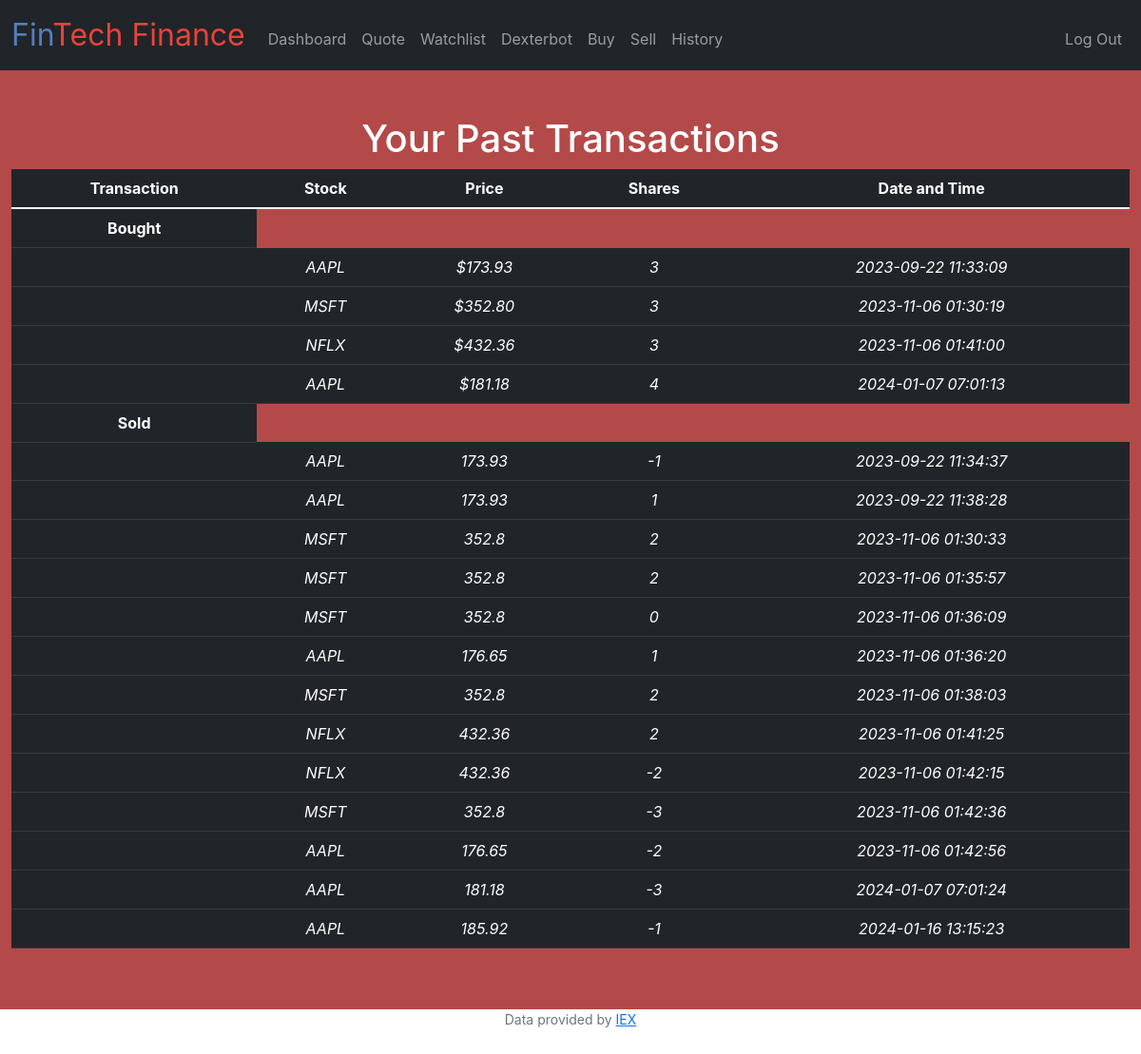
Page /history (signed in) on the earlier database version.
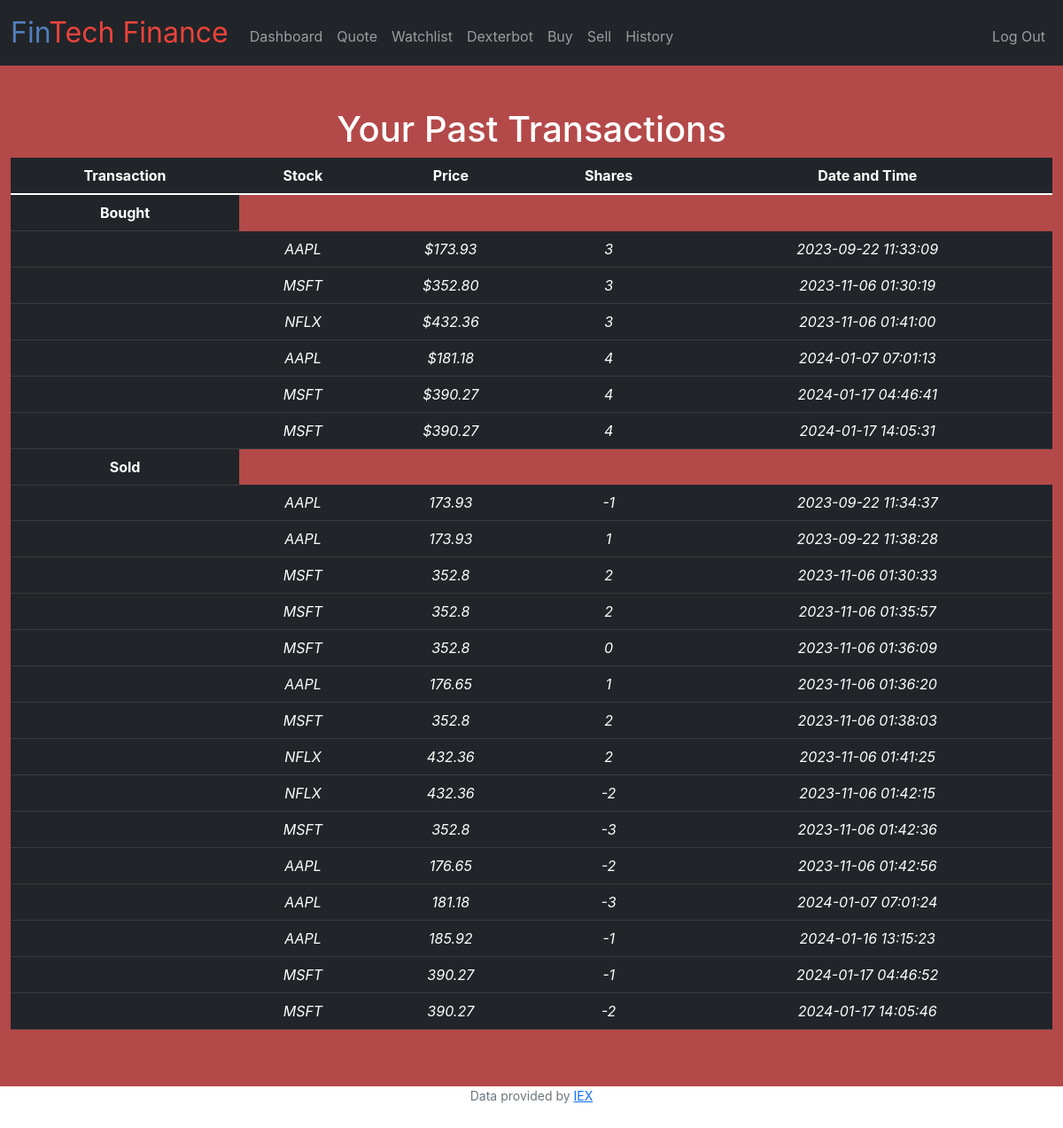
Same page on the later database version.
### tables this page shows
CREATE TABLE purchases (id INTEGER PRIMARY KEY AUTOINCREMENT NOT NULL, username TEXT NOT NULL, stock TEXT NOT NULL, shares INTEGER NOT NULL, price NUMERIC NOT NULL, type TEXT, DT TIMESTAMP);

### app.py (the view)
@app.route("/history")
@login_required
def history():
    purchases_buy = db.execute("select * from purchases where type='B'")
    purchases_sell = db.execute("select * from purchases where type='S'")
    return render_template("history.html", purchases_buy=purchases_buy, purchases_sell=purchases_sell)

### app.py (called while the page is built)
@app.after_request
def after_request(response):
    response.headers["Cache-Control"] = "no-cache, no-store, must-revalidate"
    response.headers["Expires"] = 0
    response.headers["Pragma"] = "no-cache"
    return response

### helpers.py (called while the page is built)
def login_required(f):
    @wraps(f)
    def decorated_function(*args, **kwargs):
        if session.get("user_id") is None:
            return redirect("/login")
        return f(*args, **kwargs)
    return decorated_function

def usd(value):
    return f"${value:,.2f}"

### templates/history.html (shortened to what this page needs)
{% extends "layout.html" %}
{% block main %}
<h1 style="color:white;">Your Past Transactions</h1>
<table class="table table-dark">
    <thead>
      <tr>
        <th scope="col">Transaction</th>
        <th scope="col">Stock</th>
        <th scope="col">Price</th>
        <th scope="col">Shares</th>
        <th scope="col">Date and Time</th>
      </tr>
    </thead>
    <tbody>
      <tr>
        <th scope="row">Bought</th>
      </tr>
      {% for row in purchases_buy %}
        <tr>
          <th></th>
          <td>{{row.stock}}</td>
          <td>{{row.price | usd}}</td>
          <td>{{row.shares}}</td>
          <td>{{row.DT}}</td>
        </tr>
      {% endfor %}
      <tr>
        <th scope="row">Sold</th>
      </tr>
      {% for row in purchases_sell %}
        <tr>
          <th></th>
          <td>{{row.stock}}</td>
          <td>{{row.price}}</td>
          <td>{{row.shares}}</td>
          <td>{{row.DT}}</td>
        </tr>
      {% endfor %}
    </tbody>
  </table>
{% endblock %}

### templates/layout.html (shortened to what this page needs)
<!DOCTYPE html>
<html lang="en">
    <head>
        <link href="https://cdn.jsdelivr.net/npm/bootstrap@5.1.3/dist/css/bootstrap.min.css" rel="stylesheet">
        <link href="/static/styles.css" rel="stylesheet">
    </head>
    <body>
        <nav class="bg-dark navbar navbar-expand-md navbar-dark">
            <div class="container-fluid">
                <a class="navbar-brand" href="/"><span class="blue">Fin</span><span class="red">Tech</span> <span class="red">Finance</span></a>
                <div class="collapse navbar-collapse" id="navbar">
                    {% if session["user_id"] %}
                        <ul class="navbar-nav me-auto mt-2">
                            <li class="nav-item"><a class="nav-link" href="/fundamentals">Dashboard</a></li>
                            <li class="nav-item"><a class="nav-link" href="/quote">Quote</a></li>
                            <li class="nav-item"><a class="nav-link" href="/watchlist">Watchlist</a></li>
                            <li class="nav-item"><a class="nav-link" href="/ask">Dexterbot</a></li>
                            <li class="nav-item"><a class="nav-link" href="/buy">Buy</a></li>
                            <li class="nav-item"><a class="nav-link" href="/sell">Sell</a></li>
                            <li class="nav-item"><a class="nav-link" href="/history">History</a></li>
                        </ul>
                        <ul class="navbar-nav ms-auto mt-2">
                            <li class="nav-item"><a class="nav-link" href="/logout">Log Out</a></li>
                        </ul>
                    {% else %}
                        <ul class="navbar-nav ms-auto mt-2">
                            <li class="nav-item"><a class="nav-link" href="/register">Register</a></li>
                            <li class="nav-item"><a class="nav-link" href="/login">Log In</a></li>
                        </ul>
                    {% endif %}
                </div>
            </div>
        </nav>
        <main class="container-fluid py-5 text-center">
            {% block main %}{% endblock %}
        </main>
        <footer class="mb-5 small text-center text-muted">
            Data provided by <a href="https://iexcloud.io/">IEX</a>
        </footer>
    </body>
</html>

### static/styles.css (style rules this page uses)
nav .navbar-brand { font-size: xx-large; }
nav .navbar-brand .blue { color: #537fbe; }
nav .navbar-brand .red { color: #ea433b; }
th { font-style:bold; }
td { font-style:italic; }
tr:nth-child(even) { background-color: #f2f2f2; }
span { color:black; }
main { background-color:#b44949; }
* { padding: 0; margin: 0; overflow-x: hidden; font-family: 'Inter', sans-serif; }

Differences in the rows shown:
added purchases: stock "MSFT", price "$390.27", shares "4", DT "2024-01-17 04:46:41", shown under "Your Past Transactions"
added purchases: stock "MSFT", price "$390.27", shares "4", DT "2024-01-17 14:05:31", shown under "Your Past Transactions"
added purchases: stock "MSFT", price "390.27", shares "-1", DT "2024-01-17 04:46:52"
added purchases: stock "MSFT", price "390.27", shares "-2", DT "2024-01-17 14:05:46"
